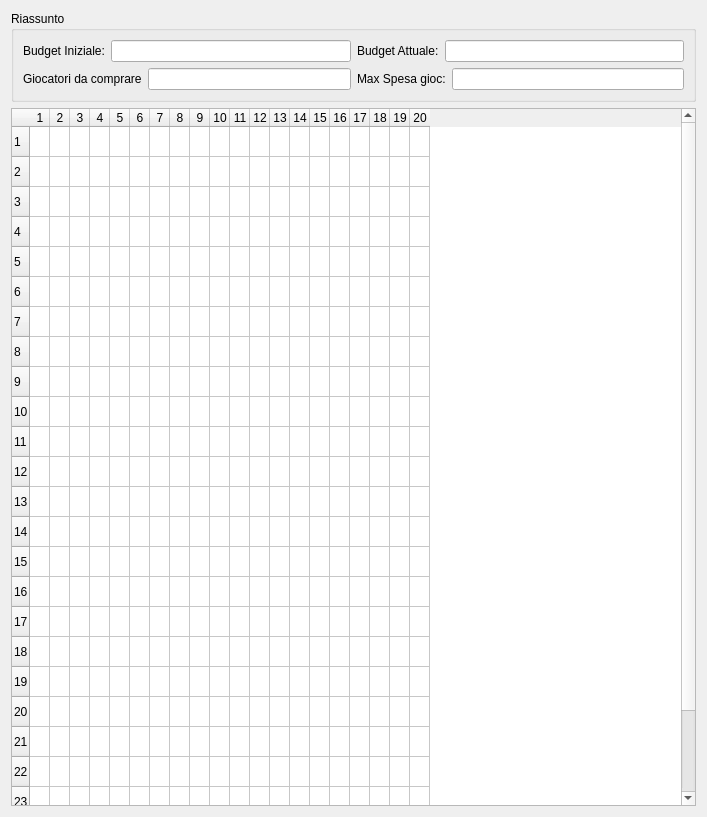
<?xml version="1.0" encoding="UTF-8"?>
<ui version="4.0">
 <class>QTeamWidget</class>
 <widget class="QWidget" name="QTeamWidget">
  <property name="geometry">
   <rect>
    <x>0</x>
    <y>0</y>
    <width>707</width>
    <height>817</height>
   </rect>
  </property>
  <property name="windowTitle">
   <string>Form</string>
  </property>
  <layout class="QGridLayout" name="gridLayout">
   <item row="1" column="0">
    <widget class="QTableWidget" name="tableWidget">
     <property name="rowCount">
      <number>25</number>
     </property>
     <property name="columnCount">
      <number>20</number>
     </property>
     <attribute name="horizontalHeaderDefaultSectionSize">
      <number>20</number>
     </attribute>
     <row/>
     <row/>
     <row/>
     <row/>
     <row/>
     <row/>
     <row/>
     <row/>
     <row/>
     <row/>
     <row/>
     <row/>
     <row/>
     <row/>
     <row/>
     <row/>
     <row/>
     <row/>
     <row/>
     <row/>
     <row/>
     <row/>
     <row/>
     <row/>
     <row/>
     <column/>
     <column/>
     <column/>
     <column/>
     <column/>
     <column/>
     <column/>
     <column/>
     <column/>
     <column/>
     <column/>
     <column/>
     <column/>
     <column/>
     <column/>
     <column/>
     <column/>
     <column/>
     <column/>
     <column/>
    </widget>
   </item>
   <item row="0" column="0">
    <widget class="QGroupBox" name="groupBox">
     <property name="minimumSize">
      <size>
       <width>0</width>
       <height>60</height>
      </size>
     </property>
     <property name="title">
      <string>Riassunto</string>
     </property>
     <layout class="QGridLayout" name="gridLayout_2">
      <item row="1" column="0">
       <layout class="QHBoxLayout" name="horizontalLayout_3">
        <item>
         <widget class="QLabel" name="label_2">
          <property name="text">
           <string>Giocatori da comprare</string>
          </property>
         </widget>
        </item>
        <item>
         <widget class="QLineEdit" name="lineEdit_gioc_da_compr"/>
        </item>
       </layout>
      </item>
      <item row="0" column="1">
       <layout class="QHBoxLayout" name="horizontalLayout_2">
        <item>
         <widget class="QLabel" name="label_1">
          <property name="text">
           <string>Budget Attuale:</string>
          </property>
         </widget>
        </item>
        <item>
         <widget class="QLineEdit" name="lineEdit_budget_att"/>
        </item>
       </layout>
      </item>
      <item row="1" column="1">
       <layout class="QHBoxLayout" name="horizontalLayout_4">
        <item>
         <widget class="QLabel" name="label_3">
          <property name="text">
           <string>Max Spesa gioc:</string>
          </property>
         </widget>
        </item>
        <item>
         <widget class="QLineEdit" name="lineEdit_max_sp_gioc"/>
        </item>
       </layout>
      </item>
      <item row="0" column="0">
       <layout class="QHBoxLayout" name="horizontalLayout">
        <item>
         <widget class="QLabel" name="label">
          <property name="text">
           <string>Budget Iniziale:</string>
          </property>
         </widget>
        </item>
        <item>
         <widget class="QLineEdit" name="lineEdit_budge_iniz"/>
        </item>
       </layout>
      </item>
     </layout>
    </widget>
   </item>
  </layout>
 </widget>
 <resources/>
 <connections/>
</ui>
